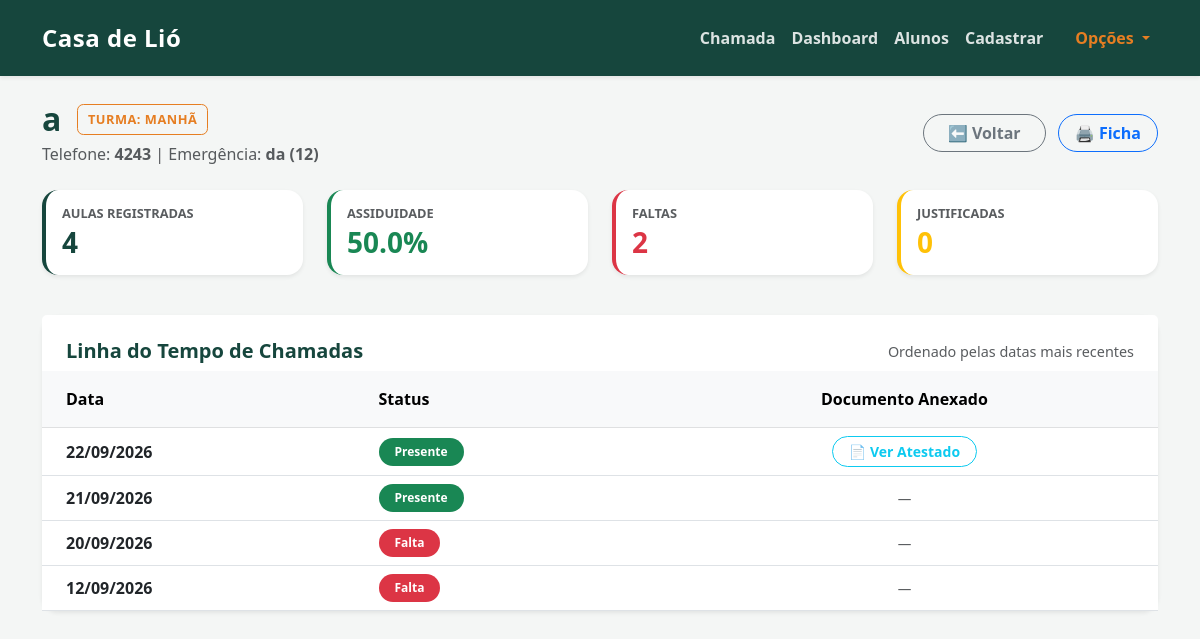
The page /alunos/1/historico (signed in) on the database as committed earlier.
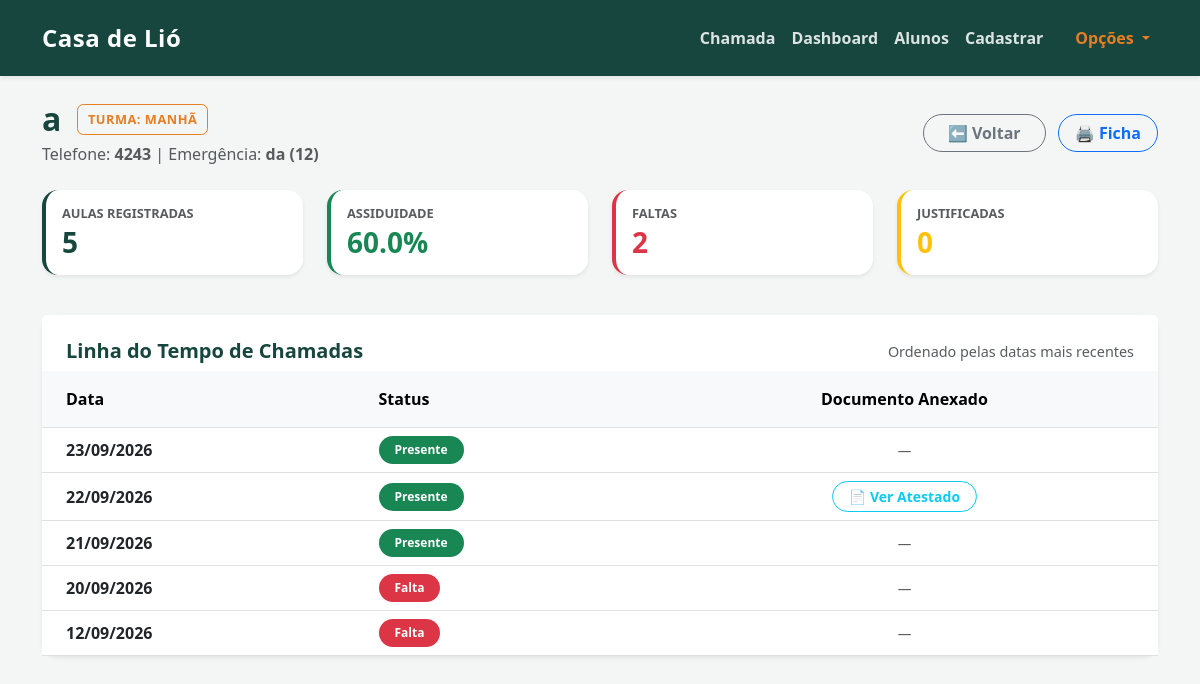
The same page on the database as committed later.
### tables this page shows
CREATE TABLE alunos (
        id INTEGER PRIMARY KEY AUTOINCREMENT,
        nome TEXT NOT NULL,
        turma TEXT NOT NULL,
        data_nascimento TEXT,
        telefone TEXT,
        cep TEXT,
        rua TEXT,
        numero TEXT,
        bairro TEXT,
        cidade TEXT,
        referencia TEXT,
        contato_emergencia TEXT,
        telefone_emergencia TEXT,
        condicao_medica TEXT,
        nome_responsavel TEXT,
        autorizacao_pais INTEGER
    );

CREATE TABLE presencas (
        id INTEGER PRIMARY KEY AUTOINCREMENT,
        aluno_id INTEGER,
        data TEXT NOT NULL,
        status TEXT NOT NULL,
        atestado TEXT,
        FOREIGN KEY (aluno_id) REFERENCES alunos (id)
    );

### app.py (the view)
@app.get("/alunos/{aluno_id}/historico", response_class=HTMLResponse)
async def historico_aluno(request: Request, aluno_id: int):
    if not request.session.get('perfil'):
        return RedirectResponse(url="/login", status_code=303)
    conexao = pegar_conexao()
    aluno = conexao.execute('SELECT * FROM alunos WHERE id = ?', (aluno_id,)).fetchone()
    if not aluno:
        conexao.close()
        return RedirectResponse(url="/", status_code=303)
    registros_db = conexao.execute('''
        SELECT id, data, status, atestado
        FROM presencas
        WHERE aluno_id = ?
        ORDER BY data DESC
    ''', (aluno_id,)).fetchall()
    conexao.close()
    total_aulas = len(registros_db)
    presentes = sum(1 for r in registros_db if r['status'] == 'Presente')
    faltas = sum(1 for r in registros_db if r['status'] == 'Falta')
    justificadas = sum(1 for r in registros_db if r['status'] == 'Falta justificada')
    taxa_assiduidade = round((presentes / total_aulas * 100), 1) if total_aulas > 0 else 0
    historico = []
    for r in registros_db:
        reg_dict = dict(r)
        try:
            reg_dict['data_formatada'] = datetime.strptime(r['data'], '%Y-%m-%d').strftime('%d/%m/%Y')
        except Exception:
            reg_dict['data_formatada'] = r['data']
        historico.append(reg_dict)
    metricas = {
        "total_aulas": total_aulas,
        "presentes": presentes,
        "faltas": faltas,
        "justificadas": justificadas,
        "taxa_assiduidade": taxa_assiduidade
    }
    return templates.TemplateResponse(
        request=request,
        name="historico_aluno.html",
        context={"aluno": aluno, "historico": historico, "metricas": metricas}
    )

### templates/historico_aluno.html (shortened to what this page needs)
{% extends 'base.html' %}
{% block conteudo %}
<div class="row mb-4 align-items-center">
    <div class="col-md-8">
        <div class="d-flex align-items-center gap-3">
            <h2 class="text-primary fw-bold mb-0">{{ aluno['nome'] }}</h2>
            <span class="badge-institucional">Turma: {{ aluno['turma'] }}</span>
        </div>
        <p class="text-muted mt-1 mb-0">
            Telefone: <strong>{{ aluno['telefone'] }}</strong>
            {% if aluno['contato_emergencia'] %}
            | Emergência: <strong>{{ aluno['contato_emergencia'] }} ({{ aluno['telefone_emergencia'] }})</strong>
            {% endif %}
        </p>
    </div>
    <div class="col-md-4 text-md-end mt-3 mt-md-0">
        <a href="/alunos" class="btn btn-outline-secondary rounded-pill px-4 fw-semibold me-2">
            ⬅️ Voltar
        </a>
        <a href="/ficha/{{ aluno['id'] }}" target="_blank" class="btn btn-outline-primary rounded-pill px-3 fw-semibold">
            🖨️ Ficha
        </a>
    </div>
</div>
<div class="row mb-4">
    <div class="col-md-3 col-6 mb-3">
        <div class="card shadow-sm border-0 border-start border-primary border-4 h-100">
            <div class="card-body">
                <h6 class="text-muted mb-1 text-uppercase fw-bold" style="font-size: 0.8rem;">Aulas Registradas</h6>
                <h3 class="fw-bold mb-0 text-primary">{{ metricas['total_aulas'] }}</h3>
            </div>
        </div>
    </div>
    <div class="col-md-3 col-6 mb-3">
        <div class="card shadow-sm border-0 border-start border-success border-4 h-100">
            <div class="card-body">
                <h6 class="text-muted mb-1 text-uppercase fw-bold" style="font-size: 0.8rem;">Assiduidade</h6>
                <h3 class="fw-bold mb-0 text-success">{{ metricas['taxa_assiduidade'] }}%</h3>
            </div>
        </div>
    </div>
    <div class="col-md-3 col-6 mb-3">
        <div class="card shadow-sm border-0 border-start border-danger border-4 h-100">
            <div class="card-body">
                <h6 class="text-muted mb-1 text-uppercase fw-bold" style="font-size: 0.8rem;">Faltas</h6>
                <h3 class="fw-bold mb-0 text-danger">{{ metricas['faltas'] }}</h3>
            </div>
        </div>
    </div>
    <div class="col-md-3 col-6 mb-3">
        <div class="card shadow-sm border-0 border-start border-warning border-4 h-100">
            <div class="card-body">
                <h6 class="text-muted mb-1 text-uppercase fw-bold" style="font-size: 0.8rem;">Justificadas</h6>
                <h3 class="fw-bold mb-0 text-warning">{{ metricas['justificadas'] }}</h3>
            </div>
        </div>
    </div>
</div>
<div class="card shadow-sm border-0" style="border-radius: 1rem;">
    <div class="card-header bg-white border-0 pt-4 pb-2 px-4 d-flex justify-content-between align-items-center">
        <h5 class="fw-bold text-primary mb-0">Linha do Tempo de Chamadas</h5>
        <span class="text-muted" style="font-size: 0.9rem;">Ordenado pelas datas mais recentes</span>
    </div>
    <div class="card-body p-0">
        <div class="table-responsive">
            <table class="table table-hover align-middle mb-0">
                <thead class="table-light">
                    <tr>
                        <th class="ps-4 py-3">Data</th>
                        <th class="py-3">Status</th>
                        <th class="py-3 text-center">Documento Anexado</th>
                    </tr>
                </thead>
                <tbody>
                    {% for reg in historico %}
                    <tr>
                        <td class="ps-4 fw-semibold">{{ reg['data_formatada'] }}</td>
                        <td>
                            {% if reg['status'] == 'Presente' %}
                                <span class="badge bg-success rounded-pill px-3 py-2 fw-semibold">Presente</span>
                            {% elif reg['status'] == 'Falta' %}
                                <span class="badge bg-danger rounded-pill px-3 py-2 fw-semibold">Falta</span>
                            {% elif reg['status'] == 'Falta justificada' %}
                                <span class="badge bg-warning rounded-pill px-3 py-2 fw-semibold text-white">Falta Justificada</span>
                            {% else %}
                                <span class="badge bg-secondary rounded-pill px-3 py-2">{{ reg['status'] }}</span>
                            {% endif %}
                        </td>
                        <td class="text-center">
                            {% if reg['atestado'] %}
                                <a href="/uploads/{{ reg['atestado'] }}" target="_blank" class="btn btn-sm btn-outline-info rounded-pill px-3 fw-semibold">
                                    📄 Ver Atestado
                                </a>
                            {% else %}
                                <span class="text-muted" style="font-size: 0.85rem;">—</span>
                            {% endif %}
                        </td>
                    </tr>
                    {% else %}
                    <tr>
                        <td colspan="3" class="text-center text-muted py-5">
                            Nenhum registro de chamada encontrado para este aluno.
                        </td>
                    </tr>
                    {% endfor %}
                </tbody>
            </table>
        </div>
    </div>
</div>
{% endblock %}

### templates/base.html (shortened to what this page needs)
<!DOCTYPE html>
<html lang="pt-PT">
<head>
    <link href="https://cdn.jsdelivr.net/npm/bootstrap@5.3.0/dist/css/bootstrap.min.css" rel="stylesheet">
</head>
<body>
    <nav class="navbar navbar-expand-lg shadow-sm">
        <div class="container">
            <a class="navbar-brand fw-bold text-white" href="/">Casa de Lió</a>
            <div class="collapse navbar-collapse" id="navbarNav">
                <ul class="navbar-nav ms-auto align-items-center">
                    <li class="nav-item"><a class="nav-link fw-semibold" href="/">Chamada</a></li>
                    {% if request.session.get('perfil') == 'coordenacao' %}
                        <li class="nav-item"><a class="nav-link fw-semibold" href="/dashboard">Dashboard</a></li>
                        <li class="nav-item"><a class="nav-link fw-semibold" href="/alunos">Alunos</a></li>
                        <li class="nav-item"><a class="nav-link fw-semibold" href="/cadastrar">Cadastrar</a></li>
                    {% endif %}
                    <li class="nav-item dropdown ms-lg-3 mt-2 mt-lg-0">
                        <a class="nav-link fw-bold dropdown-toggle" href="#" id="menuPerfil" role="button" data-bs-toggle="dropdown" aria-expanded="false" style="color: var(--laranja-adra) !important;">
                            Opções
                        </a>
                    </li>
                </ul>
            </div>
        </div>
    </nav>
    <div class="container mt-4">
        {% block conteudo %}{% endblock %}
    </div>
</body>
</html>

### templates/base.html (style rules this page uses)
:root { --verde-adra: #16463d; --laranja-adra: #e67e22; --fundo-cinza: #f4f6f5; }
body { background-color: var(--fundo-cinza) !important; font-family: 'Segoe UI', Tahoma, Geneva, Verdana, sans-serif; }
.navbar { background-color: var(--verde-adra) !important; padding-top: 15px; padding-bottom: 15px; }
.navbar-brand { font-size: 1.5rem; letter-spacing: 0.5px; }
.nav-link { color: rgba(255, 255, 255, 0.85) !important; transition: color 0.3s; }
.text-primary { color: var(--verde-adra) !important; }
.border-primary { border-color: var(--verde-adra) !important; }
.card { border-radius: 1rem !important; border: none; transition: transform 0.2s ease-in-out; }
.badge-institucional { background-color: transparent; color: var(--laranja-adra); border: 1.5px solid var(--laranja-adra); padding: 0.3rem 0.6rem; border-radius: 0.4rem; font-size: 0.80rem; font-weight: 700; text-transform: uppercase; letter-spacing: 0.5px; }

Rows that differ between the two databases and show on the page:
added presencas: data_formatada "23/09/2026", status "Presente"
Other text that changed with them:
{{ metricas['total_aulas'] }}: "4" → "5"
{{ metricas['taxa_assiduidade'] }}: "50.0" → "60.0"
